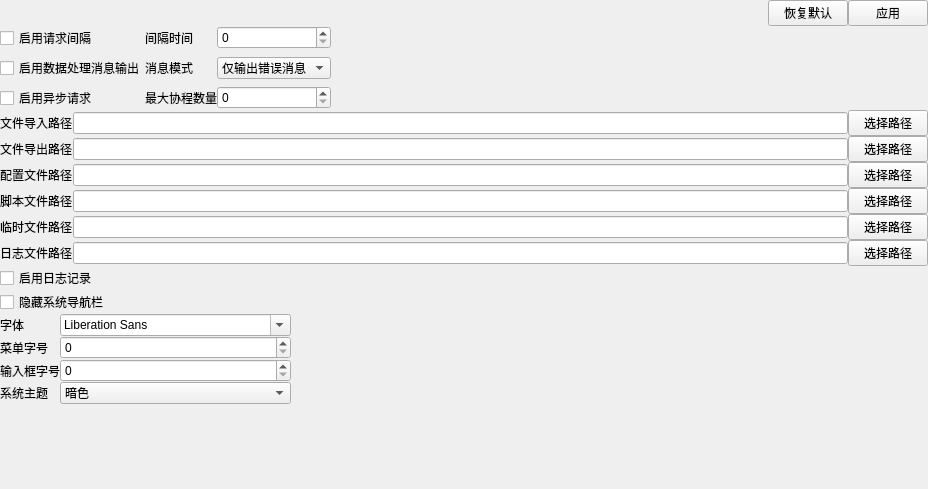
<?xml version="1.0" encoding="UTF-8"?>
<ui version="4.0">
 <class>SettingPage</class>
 <widget class="QWidget" name="SettingPage">
  <property name="geometry">
   <rect>
    <x>0</x>
    <y>0</y>
    <width>928</width>
    <height>489</height>
   </rect>
  </property>
  <property name="windowTitle">
   <string>Form</string>
  </property>
  <layout class="QVBoxLayout" name="verticalLayout_2">
   <property name="spacing">
    <number>0</number>
   </property>
   <property name="leftMargin">
    <number>0</number>
   </property>
   <property name="topMargin">
    <number>0</number>
   </property>
   <property name="rightMargin">
    <number>0</number>
   </property>
   <property name="bottomMargin">
    <number>0</number>
   </property>
   <item>
    <layout class="QHBoxLayout" name="hly_top">
     <item>
      <spacer name="hs_1">
       <property name="orientation">
        <enum>Qt::Horizontal</enum>
       </property>
       <property name="sizeHint" stdset="0">
        <size>
         <width>40</width>
         <height>20</height>
        </size>
       </property>
      </spacer>
     </item>
     <item>
      <widget class="QPushButton" name="pushButton_8">
       <property name="text">
        <string>恢复默认</string>
       </property>
      </widget>
     </item>
     <item>
      <widget class="QPushButton" name="pushButton_7">
       <property name="text">
        <string>应用</string>
       </property>
      </widget>
     </item>
    </layout>
   </item>
   <item>
    <layout class="QHBoxLayout" name="hly_L1">
     <item>
      <layout class="QGridLayout" name="gly_1">
       <property name="verticalSpacing">
        <number>6</number>
       </property>
       <item row="0" column="0">
        <widget class="QCheckBox" name="check_sleep">
         <property name="text">
          <string>启用请求间隔</string>
         </property>
        </widget>
       </item>
       <item row="0" column="1">
        <widget class="QLabel" name="lb_1">
         <property name="text">
          <string>间隔时间</string>
         </property>
        </widget>
       </item>
       <item row="0" column="2">
        <widget class="QSpinBox" name="spin_sleepTime"/>
       </item>
       <item row="1" column="0">
        <widget class="QCheckBox" name="check_parseMsgOut">
         <property name="text">
          <string>启用数据处理消息输出</string>
         </property>
        </widget>
       </item>
       <item row="1" column="1">
        <widget class="QLabel" name="lb_2">
         <property name="text">
          <string>消息模式</string>
         </property>
        </widget>
       </item>
       <item row="1" column="2">
        <widget class="QComboBox" name="combo_parseOutMsgType">
         <item>
          <property name="text">
           <string>仅输出错误消息</string>
          </property>
         </item>
         <item>
          <property name="text">
           <string>输出错误与警告</string>
          </property>
         </item>
         <item>
          <property name="text">
           <string>输出全部消息</string>
          </property>
         </item>
        </widget>
       </item>
       <item row="2" column="0">
        <widget class="QCheckBox" name="check_asyn">
         <property name="text">
          <string>启用异步请求</string>
         </property>
        </widget>
       </item>
       <item row="2" column="1">
        <widget class="QLabel" name="lb_3">
         <property name="text">
          <string>最大协程数量</string>
         </property>
        </widget>
       </item>
       <item row="2" column="2">
        <widget class="QSpinBox" name="spin_asynCount"/>
       </item>
      </layout>
     </item>
     <item>
      <spacer name="hs_2">
       <property name="orientation">
        <enum>Qt::Horizontal</enum>
       </property>
       <property name="sizeHint" stdset="0">
        <size>
         <width>40</width>
         <height>20</height>
        </size>
       </property>
      </spacer>
     </item>
    </layout>
   </item>
   <item>
    <layout class="QGridLayout" name="gly_L2">
     <item row="0" column="0">
      <widget class="QLabel" name="lb_4">
       <property name="text">
        <string>文件导入路径</string>
       </property>
      </widget>
     </item>
     <item row="0" column="1">
      <widget class="QLineEdit" name="ledit_importPath"/>
     </item>
     <item row="0" column="2">
      <widget class="QPushButton" name="btn_importPathSet">
       <property name="text">
        <string>选择路径</string>
       </property>
      </widget>
     </item>
     <item row="1" column="0">
      <widget class="QLabel" name="lb_5">
       <property name="text">
        <string>文件导出路径</string>
       </property>
      </widget>
     </item>
     <item row="1" column="1">
      <widget class="QLineEdit" name="ledit_exportPath"/>
     </item>
     <item row="1" column="2">
      <widget class="QPushButton" name="btn_exportPathSet">
       <property name="text">
        <string>选择路径</string>
       </property>
      </widget>
     </item>
     <item row="2" column="0">
      <widget class="QLabel" name="lb_6">
       <property name="text">
        <string>配置文件路径</string>
       </property>
      </widget>
     </item>
     <item row="2" column="1">
      <widget class="QLineEdit" name="ledit_configPath"/>
     </item>
     <item row="2" column="2">
      <widget class="QPushButton" name="btn_configPathSet">
       <property name="text">
        <string>选择路径</string>
       </property>
      </widget>
     </item>
     <item row="3" column="0">
      <widget class="QLabel" name="lb_7">
       <property name="text">
        <string>脚本文件路径</string>
       </property>
      </widget>
     </item>
     <item row="3" column="1">
      <widget class="QLineEdit" name="ledit_scriptPath"/>
     </item>
     <item row="3" column="2">
      <widget class="QPushButton" name="btn_scriptPathSet">
       <property name="text">
        <string>选择路径</string>
       </property>
      </widget>
     </item>
     <item row="4" column="0">
      <widget class="QLabel" name="lb_8">
       <property name="text">
        <string>临时文件路径</string>
       </property>
      </widget>
     </item>
     <item row="4" column="1">
      <widget class="QLineEdit" name="ledit_tempPath"/>
     </item>
     <item row="4" column="2">
      <widget class="QPushButton" name="btn_tempPathSet">
       <property name="text">
        <string>选择路径</string>
       </property>
      </widget>
     </item>
     <item row="5" column="0">
      <widget class="QLabel" name="lb_9">
       <property name="text">
        <string>日志文件路径</string>
       </property>
      </widget>
     </item>
     <item row="5" column="1">
      <widget class="QLineEdit" name="ledit_logPath"/>
     </item>
     <item row="5" column="2">
      <widget class="QPushButton" name="btn_logPathSet">
       <property name="text">
        <string>选择路径</string>
       </property>
      </widget>
     </item>
    </layout>
   </item>
   <item>
    <layout class="QHBoxLayout" name="hly_L3">
     <item>
      <layout class="QVBoxLayout" name="verticalLayout">
       <item>
        <widget class="QCheckBox" name="check_logEnable">
         <property name="text">
          <string>启用日志记录</string>
         </property>
        </widget>
       </item>
       <item>
        <widget class="QCheckBox" name="check_hideTitleBar">
         <property name="text">
          <string>隐藏系统导航栏</string>
         </property>
        </widget>
       </item>
      </layout>
     </item>
     <item>
      <spacer name="hs_3">
       <property name="orientation">
        <enum>Qt::Horizontal</enum>
       </property>
       <property name="sizeHint" stdset="0">
        <size>
         <width>40</width>
         <height>20</height>
        </size>
       </property>
      </spacer>
     </item>
    </layout>
   </item>
   <item>
    <layout class="QHBoxLayout" name="hly_L4">
     <item>
      <layout class="QGridLayout" name="gly_2">
       <item row="0" column="0">
        <widget class="QLabel" name="lb_10">
         <property name="text">
          <string>字体</string>
         </property>
        </widget>
       </item>
       <item row="1" column="0">
        <widget class="QLabel" name="lb_11">
         <property name="text">
          <string>菜单字号</string>
         </property>
        </widget>
       </item>
       <item row="2" column="0">
        <widget class="QLabel" name="lb_12">
         <property name="text">
          <string>输入框字号</string>
         </property>
        </widget>
       </item>
       <item row="3" column="0">
        <widget class="QLabel" name="lb_13">
         <property name="text">
          <string>系统主题</string>
         </property>
        </widget>
       </item>
       <item row="1" column="1">
        <widget class="QSpinBox" name="spin_fontsize_menu"/>
       </item>
       <item row="2" column="1">
        <widget class="QSpinBox" name="spin_fontsize_editor"/>
       </item>
       <item row="3" column="1">
        <widget class="QComboBox" name="combo_theme">
         <item>
          <property name="text">
           <string>暗色</string>
          </property>
         </item>
        </widget>
       </item>
       <item row="0" column="1">
        <widget class="QFontComboBox" name="combo_font"/>
       </item>
      </layout>
     </item>
     <item>
      <spacer name="hs_4">
       <property name="orientation">
        <enum>Qt::Horizontal</enum>
       </property>
       <property name="sizeHint" stdset="0">
        <size>
         <width>40</width>
         <height>20</height>
        </size>
       </property>
      </spacer>
     </item>
    </layout>
   </item>
   <item>
    <spacer name="vs_bottom">
     <property name="orientation">
      <enum>Qt::Vertical</enum>
     </property>
     <property name="sizeHint" stdset="0">
      <size>
       <width>20</width>
       <height>40</height>
      </size>
     </property>
    </spacer>
   </item>
  </layout>
 </widget>
 <resources/>
 <connections/>
</ui>
